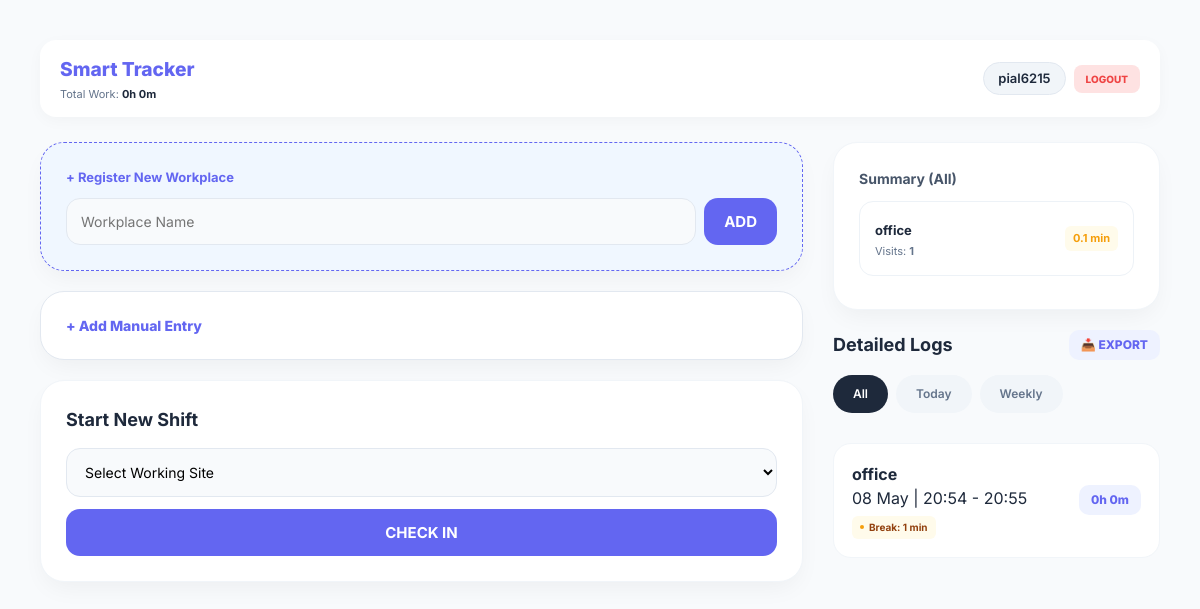
The page / (signed in) on the database as committed earlier.
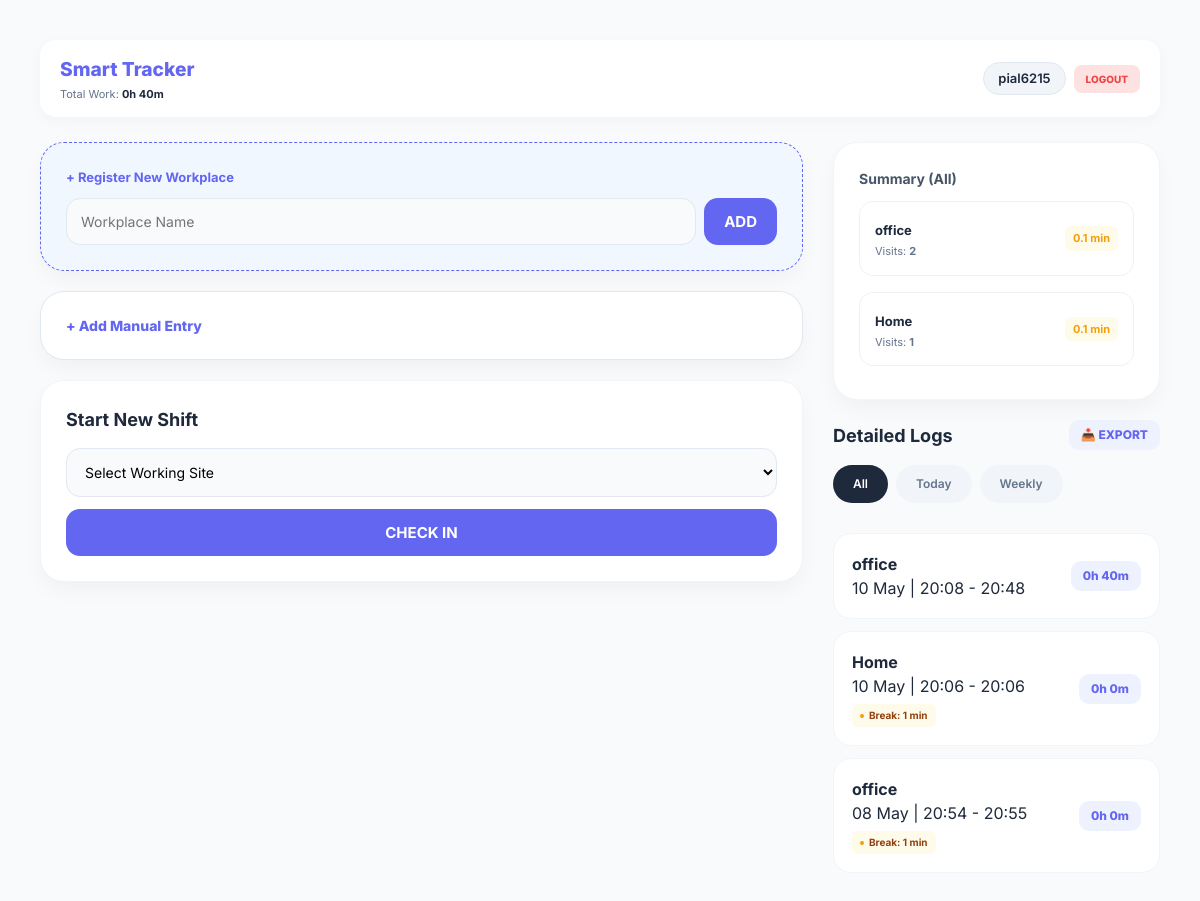
The same page on the database as committed later.
### tracker/models.py (models this page shows, shortened)
class Attendance(models.Model):
    user = models.ForeignKey(User, on_delete=models.CASCADE)
    site = models.ForeignKey(Site, on_delete=models.CASCADE)
    check_in = models.DateTimeField(default=timezone.now)
    check_out = models.DateTimeField(null=True, blank=True)
    break_start = models.DateTimeField(null=True, blank=True)
    total_break_seconds = models.IntegerField(default=0)
    def get_duration(self):
        if self.check_in and self.check_out:
            total_seconds = int((self.check_out - self.check_in).total_seconds())
            active_seconds = total_seconds - self.total_break_seconds
            if active_seconds < 0:
                active_seconds = 0
            hours = active_seconds // 3600
            minutes = (active_seconds % 3600) // 60
            return f"{hours}h {minutes}m"
        return "N/A"
    def get_break_minutes(self):
        if self.total_break_seconds > 0:
            minutes = self.total_break_seconds // 60
            if minutes == 0 and self.total_break_seconds > 0:
                return "1"
            return f"{minutes}"
        return "0"

class Site(models.Model):
    user = models.ForeignKey(User, on_delete=models.CASCADE)
    name = models.CharField(max_length=200)

### tracker/views.py (the view, shortened to what this page needs)
# urls.py: path('', views.dashboard, name='dashboard'),
@login_required
def dashboard(request):
    active_attendance = Attendance.objects.filter(user=request.user, check_out__isnull=True).first()
    sites = Site.objects.filter(user=request.user)
    filter_type = request.GET.get('range', 'all')
    now = timezone.localtime(timezone.now())
    today_date = now.date()
    query = Q(user=request.user, check_out__isnull=False)
    if filter_type == 'today':
        query &= Q(check_in__date=today_date)
    elif filter_type == 'weekly':
        query &= Q(check_in__date__gte=today_date - timedelta(days=7))
    elif filter_type == 'monthly':
        query &= Q(check_in__date__gte=today_date - timedelta(days=30))
    elif filter_type == 'yearly':
        query &= Q(check_in__date__gte=today_date - timedelta(days=365))
    history = Attendance.objects.filter(query).order_by('-check_in')
    site_segments_raw = Attendance.objects.filter(query).values('site__name').annotate(
        total_count=Count('id'),
        total_break_sec=Sum('total_break_seconds')
    ).order_by('-total_count')
    site_segments = []
    for segment in site_segments_raw:
        break_sec = segment['total_break_sec'] or 0
        segment['total_break_min'] = round(break_sec / 60, 1)
        site_segments.append(segment)
    total_active_seconds = 0
    for item in history:
        if item.check_in and item.check_out:
            duration = (item.check_out - item.check_in).total_seconds()
            net_seconds = duration - item.total_break_seconds
            if net_seconds > 0:
                total_active_seconds += net_seconds
    total_hours = int(total_active_seconds // 3600)
    total_minutes = int((total_active_seconds % 3600) // 60)
    summary_text = f"{total_hours}h {total_minutes}m"
    context = {
        'active_record': active_attendance,
        'sites': sites,
        'history': history,
        'site_segments': site_segments,
        'summary_text': summary_text,
        'current_filter': filter_type,
    }
    return render(request, 'tracker/dashboard.html', context)

### tracker/templates/tracker/dashboard.html (shortened to what this page needs)
{% load static %}
{% load tz %}
<!DOCTYPE html>
<html lang="en">
<head>
    <link rel="stylesheet" href="{% static 'tracker/css/style.css' %}">
</head>
<body>
<div class="mobile-container">
    <header class="app-header">
        <div>
            <h2 class="brand-title">Smart Tracker</h2>
            <p class="summary-sub">Total Work: <b style="color: #1e293b;">{{ summary_text }}</b></p>
        </div>
        <div style="display: flex; align-items: center; gap: 8px;">
            <span class="user-badge">{{ request.user.username }}</span>
            <form action="{% url 'logout' %}" method="post" style="margin: 0;">
                <button type="submit" class="btn-logout" style="background: #fee2e2; color: #ef4444; border: none; padding: 8px 12px; border-radius: 8px; font-size: 10px; font-weight: 800; cursor: pointer;">LOGOUT</button>
            </form>
        </div>
    </header>
    <div class="dashboard-wrapper">
        <div class="left-panel">
            <div class="main-card workplace-reg-card">
                <h4 style="margin: 0 0 10px 0; font-size: 13px; color: var(--primary);">+ Register New Workplace</h4>
                <form action="{% url 'add_site' %}" method="POST" style="display: flex; gap: 8px;">
                    <input type="text" name="site_name" placeholder="Workplace Name" required style="margin-bottom: 0;">
                    <button type="submit" class="btn btn-primary" style="width: auto; padding: 0 20px;">ADD</button>
                </form>
            </div>
            <div class="main-card manual-entry-card">
                <button onclick="toggleManualForm()" style="background: none; border: none; color: var(--primary); font-weight: 800; cursor: pointer; display: flex; align-items: center; gap: 5px; font-size: 14px; padding: 0;">
                    <span>+ Add Manual Entry</span>
                </button>
            </div>
            <div class="main-card">
                {% if not active_record %}
                    <h3 style="margin-bottom: 15px; font-size: 18px;">Start New Shift</h3>
                    <form action="{% url 'check_in' %}" method="POST">
                        <select name="site" required>
                            <option value="">Select Working Site</option>
                        </select>
                        <button type="submit" class="btn btn-primary">CHECK IN</button>
                    </form>
                {% endif %}
            </div>
        </div>
        <div class="right-panel">
            <div class="main-card summary-card">
                <h3 style="font-size: 14px; margin-bottom: 12px; color: #475569;">Summary ({{ current_filter|title }})</h3>
                <div style="display: flex; flex-direction: column; gap: 8px;">
                    {% for segment in site_segments %}
                    <div class="segment-item">
                        <div>
                            <strong style="color: #1e293b; font-size: 13px;">{{ segment.site__name }}</strong>
                            <p class="summary-sub">Visits: <b>{{ segment.total_count }}</b></p>
                        </div>
                        <span style="font-size: 11px; font-weight: 700; color: #f59e0b; background: #fffbeb; padding: 4px 8px; border-radius: 6px;">
                            {{ segment.total_break_min|default:0 }} min
                        </span>
                    </div>
                    {% empty %}
                    <p style="font-size: 12px; color: #94a3b8; text-align: center;">No summary available.</p>
                    {% endfor %}
                </div>
            </div>
            <div class="history-section">
                <div style="display: flex; justify-content: space-between; align-items: center; margin-bottom: 15px;">
                    <h3 style="margin: 0; font-size: 18px;">Detailed Logs</h3>
                    <a href="{% url 'export_attendance' %}?range={{ current_filter }}" class="duration-tag" style="text-decoration: none;">📥 EXPORT</a>
                </div>
                <div class="filter-nav">
                    <a href="?range=all" class="filter-btn {% if current_filter == 'all' %}active{% endif %}">All</a>
                    <a href="?range=today" class="filter-btn {% if current_filter == 'today' %}active{% endif %}">Today</a>
                    <a href="?range=weekly" class="filter-btn {% if current_filter == 'weekly' %}active{% endif %}">Weekly</a>
                </div>
                {% timezone "Asia/Dhaka" %}
                    {% for item in history %}
                    <div class="history-card">
                        <div class="history-info">
                            <h4>{{ item.site.name }}</h4>
                            <p>{{ item.check_in|date:"d M" }} | {{ item.check_in|time:"H:i" }} - {{ item.check_out|time:"H:i" }}</p>
                            {% if item.total_break_seconds > 0 %}
                            <div style="display: flex; align-items: center; gap: 5px; margin-top: 6px; background: #fffbeb; padding: 4px 8px; border-radius: 6px; width: fit-content;">
                                <span style="width: 4px; height: 4px; background: #f59e0b; border-radius: 50%;"></span>
                                <span style="font-size: 10px; color: #92400e; font-weight: 700;">Break: {{ item.get_break_minutes }} min</span>
                            </div>
                            {% endif %}
                        </div>
                        <div class="duration-tag">{{ item.get_duration }}</div>
                    </div>
                    {% empty %}
                    <p style="text-align: center; color: #94a3b8; font-size: 13px;">No records found.</p>
                    {% endfor %}
                {% endtimezone %}
            </div>
        </div>
    </div>
</div>
</body>
</html>

### tracker/static/tracker/css/style.css (style rules this page uses)
:root { --primary: #6366f1; --primary-dark: #4f46e5; --secondary: #64748b; --success: #10b981; --danger: #ef4444; --warning: #f59e0b; --bg-color: #f8fafc; --card-bg: #ffffff; --text-main: #1e293b; --text-muted: #64748b; }
* { box-sizing: border-box; margin: 0; padding: 0; font-family: 'Inter', -apple-system, sans-serif; -webkit-tap-highlight-color: transparent; }
body { background-color: var(--bg-color); color: var(--text-main); line-height: 1.5; overflow-x: hidden; width: 100%; }
.mobile-container { width: 100%; max-width: 480px; margin: 0 auto; min-height: 100vh; padding: 20px; }
@media (min-width: 992px) { .mobile-container { max-width: 1200px; padding: 40px; } }
@media (min-width: 992px) { .dashboard-wrapper { display: flex; flex-direction: row; align-items: flex-start; gap: 30px; } }
@media (min-width: 992px) { .left-panel { flex: 1.4; } }
@media (min-width: 992px) { .right-panel { flex: 0.6; } }
.app-header { display: flex; justify-content: space-between; align-items: center; background: white; padding: 15px 20px; border-radius: 16px; margin-bottom: 25px; box-shadow: 0 4px 15px rgba(0,0,0,0.03); }
.brand-title { color: var(--primary); margin: 0; font-weight: 800; font-size: 1.2rem; }
.summary-sub { font-size: 11px; color: var(--text-muted); margin-top: 2px; }
.user-badge { background: #f1f5f9; padding: 6px 14px; border-radius: 50px; font-size: 13px; font-weight: 600; border: 1px solid #e2e8f0; }
.main-card { background: var(--card-bg); padding: 25px; border-radius: 24px; box-shadow: 0 10px 25px -5px rgba(0, 0, 0, 0.05); border: 1px solid #f1f5f9; margin-bottom: 20px; }
.workplace-reg-card { border: 1px dashed var(--primary); background: #f0f7ff; }
.manual-entry-card { border: 1px solid #e2e8f0; }
select, input { width: 100%; padding: 14px; border-radius: 14px; border: 1px solid #e2e8f0; margin-bottom: 12px; font-size: 14px; background: #f8fafc; outline: none; transition: 0.2s; }
.btn { width: 100%; padding: 14px; border-radius: 14px; border: none; font-size: 15px; font-weight: 700; cursor: pointer; transition: all 0.2s; display: flex; justify-content: center; align-items: center; }
.btn-primary { background: var(--primary); color: white; }
.segment-item { display: flex; justify-content: space-between; align-items: center; background: white; padding: 15px; border-radius: 14px; border: 1px solid #edf2f7; margin-bottom: 8px; }
.filter-nav { display: flex; gap: 8px; margin-bottom: 20px; overflow-x: auto; padding-bottom: 10px; }
.filter-btn { padding: 10px 20px; border-radius: 50px; font-size: 12px; font-weight: 600; text-decoration: none; background: #f1f5f9; color: var(--text-muted); }
.filter-btn.active { background: var(--text-main); color: white; }
.history-card { background: white; padding: 18px; border-radius: 18px; margin-bottom: 12px; display: flex; justify-content: space-between; align-items: center; border: 1px solid #f1f5f9; }
.duration-tag { background: #eef2ff; color: var(--primary); padding: 6px 12px; border-radius: 10px; font-weight: 800; font-size: 12px; }

Rows that differ between the two databases and show on the page:
added Attendance: site.name "office", check_in "10 May", check_in "20:08", check_out "20:48", get_duration "0h 40m"
added Attendance: site.name "Home", check_in "10 May", check_in "20:06", check_out "20:06", get_break_minutes "1", get_duration "0h 0m"
Other text that changed with them:
{{ summary_text }}: "0h 0m" → "0h 40m"
new list line: "office Visits: 2 0.1 min"
new list line: "Home Visits: 1 0.1 min"
list line gone: "office Visits: 1 0.1 min"
